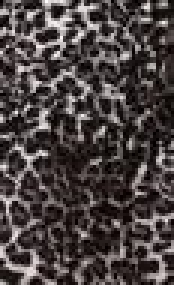
#> input picture FABRIC/fabric-ytr/data/animal/img_10 - Copy - Copy - Copy (2).jpg, 58 x 95 px (shown 3 times larger); its folder holds only this picture in this run
$ python trial.py
#> lines starting #> are read from the running program, lines starting #| are printed output that depends on the picture
import numpy as np
import os
from matplotlib import pyplot as plt
import cv2
import random
import pickle
#from google.colab.patches import cv2_imshow
file_list = []
class_list = []
DATADIR = "data"
# All the categories you want your neural network to detect
CATEGORIES = ["animal","check","chevron","diamond","floral","heart","leaf","paisley","polka dots","stripes"]

# The size of the images that your neural network will use
IMG_SIZE = 50


training_data = []

def create_training_data():
	for category in CATEGORIES :
		path = os.path.join(DATADIR, category)
		class_num = CATEGORIES.index(category)
		for img in os.listdir(path):
			try :
				img_array = cv2.imread(os.path.join(path, img), 0)
#> img_array: shape (95, 58); min 0, max 254, mean 68.8
				#ret,img_array = cv2.threshold(img_array,170,155,cv2.THRESH_BINARY)
				img_array=cv2.equalizeHist(img_array)
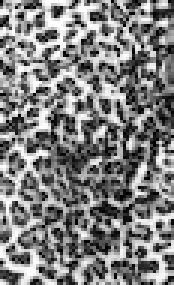
#> img_array: shape (95, 58) (shown 3 times larger); min 0, max 255, mean 127.5
				#img_array = cv2.Canny(img_array, threshold1=50, threshold2=10)
				#img_array = cv2.medianBlur(img_array,1)
				new_array = cv2.resize(img_array, (IMG_SIZE, IMG_SIZE))
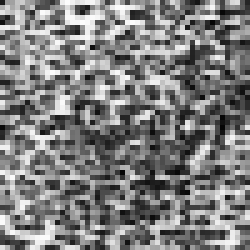
#> new_array: shape (50, 50) (shown 5 times larger); min 5, max 253, mean 127
				training_data.append([new_array, class_num])
			except Exception as e:
				pass
#> pass 2 of the loop in create_training_data, `for category in CATEGORIES :`:
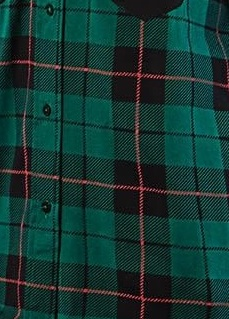
#> input picture FABRIC/fabric-ytr/data/check/imgg_16 - Copy - Copy (2).jpg, 229 x 319 px
#> in create_training_data, `img_array=cv2.equalizeHist(img_array)`:
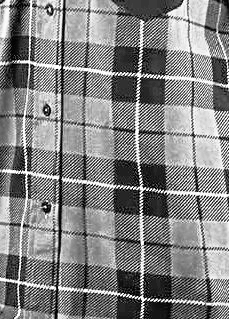
#> img_array: shape (319, 229); min 0, max 255, mean 129.3
#> in create_training_data, `new_array = cv2.resize(img_array, (IMG_SIZE, IMG_SIZE))`:
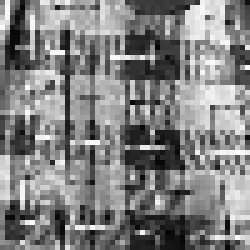
#> new_array: shape (50, 50) (shown 5 times larger); min 5, max 255, mean 128.4

#> (the run stopped early here; a loop or call above may not have finished)
